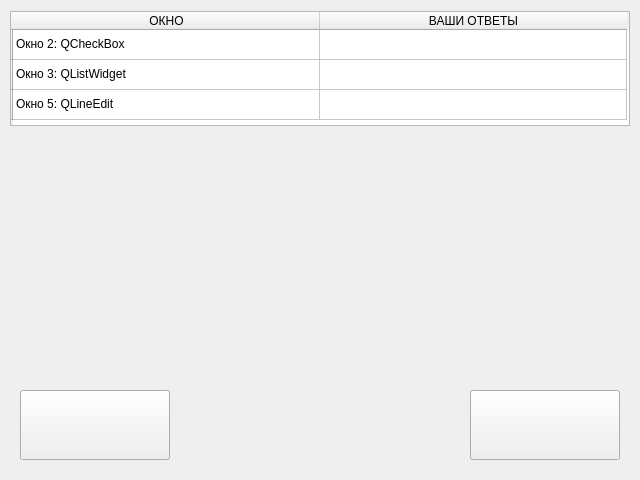
<?xml version="1.0" encoding="UTF-8"?>
<ui version="4.0">
 <class>Form</class>
 <widget class="QWidget" name="Form">
  <property name="geometry">
   <rect>
    <x>0</x>
    <y>0</y>
    <width>640</width>
    <height>480</height>
   </rect>
  </property>
  <property name="windowTitle">
   <string>Окно4: QTableWidget</string>
  </property>
  <widget class="QTableWidget" name="qTableWidget">
   <property name="geometry">
    <rect>
     <x>10</x>
     <y>11</y>
     <width>620</width>
     <height>115</height>
    </rect>
   </property>
   <property name="minimumSize">
    <size>
     <width>430</width>
     <height>0</height>
    </size>
   </property>
   <property name="maximumSize">
    <size>
     <width>16777215</width>
     <height>16777215</height>
    </size>
   </property>
   <attribute name="horizontalHeaderMinimumSectionSize">
    <number>39</number>
   </attribute>
   <attribute name="horizontalHeaderDefaultSectionSize">
    <number>307</number>
   </attribute>
   <row>
    <property name="text">
     <string/>
    </property>
   </row>
   <row>
    <property name="text">
     <string/>
    </property>
   </row>
   <row>
    <property name="text">
     <string/>
    </property>
   </row>
   <column>
    <property name="text">
     <string>ОКНО</string>
    </property>
   </column>
   <column>
    <property name="text">
     <string>ВАШИ ОТВЕТЫ</string>
    </property>
   </column>
   <item row="0" column="0">
    <property name="text">
     <string>Окно 2: QCheckBox</string>
    </property>
   </item>
   <item row="1" column="0">
    <property name="text">
     <string>Окно 3: QListWidget</string>
    </property>
   </item>
   <item row="2" column="0">
    <property name="text">
     <string>Окно 5: QLineEdit</string>
    </property>
   </item>
  </widget>
  <widget class="QPushButton" name="qPushButtonBack4">
   <property name="geometry">
    <rect>
     <x>20</x>
     <y>390</y>
     <width>150</width>
     <height>70</height>
    </rect>
   </property>
   <property name="text">
    <string/>
   </property>
   <property name="icon">
    <iconset>
     <normaloff>../_MY_PICTURES/leftArrow.png</normaloff>../_MY_PICTURES/leftArrow.png</iconset>
   </property>
   <property name="iconSize">
    <size>
     <width>170</width>
     <height>170</height>
    </size>
   </property>
  </widget>
  <widget class="QPushButton" name="qPushButtonNext4">
   <property name="geometry">
    <rect>
     <x>470</x>
     <y>390</y>
     <width>150</width>
     <height>70</height>
    </rect>
   </property>
   <property name="text">
    <string/>
   </property>
   <property name="icon">
    <iconset>
     <normaloff>../_MY_PICTURES/rightArrow.png</normaloff>../_MY_PICTURES/rightArrow.png</iconset>
   </property>
   <property name="iconSize">
    <size>
     <width>170</width>
     <height>170</height>
    </size>
   </property>
  </widget>
 </widget>
 <resources/>
 <connections/>
</ui>
